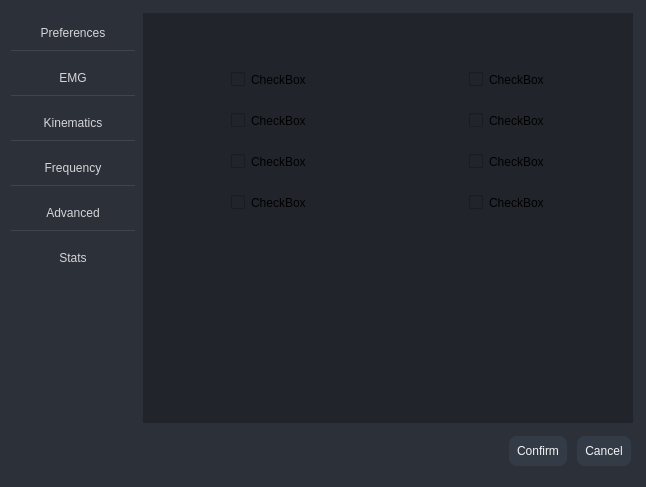
<?xml version="1.0" encoding="UTF-8"?>
<ui version="4.0">
 <class>Form</class>
 <widget class="QWidget" name="Form">
  <property name="geometry">
   <rect>
    <x>0</x>
    <y>0</y>
    <width>646</width>
    <height>487</height>
   </rect>
  </property>
  <property name="windowTitle">
   <string>Form</string>
  </property>
  <property name="styleSheet">
   <string notr="true">background-color:#2c3039;</string>
  </property>
  <layout class="QVBoxLayout" name="verticalLayout">
   <item>
    <widget class="QFrame" name="body">
     <property name="sizePolicy">
      <sizepolicy hsizetype="Preferred" vsizetype="Expanding">
       <horstretch>0</horstretch>
       <verstretch>2</verstretch>
      </sizepolicy>
     </property>
     <property name="styleSheet">
      <string notr="true">border:none;</string>
     </property>
     <property name="frameShape">
      <enum>QFrame::StyledPanel</enum>
     </property>
     <property name="frameShadow">
      <enum>QFrame::Raised</enum>
     </property>
     <layout class="QHBoxLayout" name="horizontalLayout">
      <property name="spacing">
       <number>-1</number>
      </property>
      <property name="leftMargin">
       <number>0</number>
      </property>
      <property name="topMargin">
       <number>0</number>
      </property>
      <property name="rightMargin">
       <number>0</number>
      </property>
      <property name="bottomMargin">
       <number>0</number>
      </property>
      <item>
       <widget class="QFrame" name="left_menu">
        <property name="sizePolicy">
         <sizepolicy hsizetype="Expanding" vsizetype="Preferred">
          <horstretch>2</horstretch>
          <verstretch>0</verstretch>
         </sizepolicy>
        </property>
        <property name="frameShape">
         <enum>QFrame::StyledPanel</enum>
        </property>
        <property name="frameShadow">
         <enum>QFrame::Raised</enum>
        </property>
        <layout class="QVBoxLayout" name="verticalLayout_2">
         <property name="spacing">
          <number>0</number>
         </property>
         <property name="leftMargin">
          <number>0</number>
         </property>
         <property name="topMargin">
          <number>0</number>
         </property>
         <property name="rightMargin">
          <number>0</number>
         </property>
         <property name="bottomMargin">
          <number>0</number>
         </property>
         <item>
          <widget class="QFrame" name="general">
           <property name="minimumSize">
            <size>
             <width>0</width>
             <height>45</height>
            </size>
           </property>
           <property name="maximumSize">
            <size>
             <width>16777215</width>
             <height>45</height>
            </size>
           </property>
           <property name="cursor">
            <cursorShape>PointingHandCursor</cursorShape>
           </property>
           <property name="styleSheet">
            <string notr="true">
</string>
           </property>
           <property name="frameShape">
            <enum>QFrame::StyledPanel</enum>
           </property>
           <property name="frameShadow">
            <enum>QFrame::Raised</enum>
           </property>
           <layout class="QVBoxLayout" name="verticalLayout_3">
            <property name="spacing">
             <number>0</number>
            </property>
            <property name="leftMargin">
             <number>0</number>
            </property>
            <property name="topMargin">
             <number>0</number>
            </property>
            <property name="rightMargin">
             <number>0</number>
            </property>
            <property name="bottomMargin">
             <number>0</number>
            </property>
            <item>
             <widget class="QPushButton" name="pushButton">
              <property name="styleSheet">
               <string notr="true">color:rgba(255,255,255,0.8);
border-bottom:0.5px solid rgba(255,255,255,0.1);
padding:10px;</string>
              </property>
              <property name="text">
               <string>Preferences</string>
              </property>
             </widget>
            </item>
           </layout>
          </widget>
         </item>
         <item>
          <widget class="QFrame" name="general_2">
           <property name="minimumSize">
            <size>
             <width>0</width>
             <height>45</height>
            </size>
           </property>
           <property name="maximumSize">
            <size>
             <width>16777215</width>
             <height>45</height>
            </size>
           </property>
           <property name="cursor">
            <cursorShape>PointingHandCursor</cursorShape>
           </property>
           <property name="styleSheet">
            <string notr="true"/>
           </property>
           <property name="frameShape">
            <enum>QFrame::StyledPanel</enum>
           </property>
           <property name="frameShadow">
            <enum>QFrame::Raised</enum>
           </property>
           <layout class="QVBoxLayout" name="verticalLayout_4">
            <property name="spacing">
             <number>0</number>
            </property>
            <property name="leftMargin">
             <number>0</number>
            </property>
            <property name="topMargin">
             <number>0</number>
            </property>
            <property name="rightMargin">
             <number>0</number>
            </property>
            <property name="bottomMargin">
             <number>0</number>
            </property>
            <item>
             <widget class="QPushButton" name="pushButton_2">
              <property name="styleSheet">
               <string notr="true">color:rgba(255,255,255,0.8);
border-bottom:0.5px solid rgba(255,255,255,0.1);
padding:10px;</string>
              </property>
              <property name="text">
               <string>EMG</string>
              </property>
             </widget>
            </item>
           </layout>
          </widget>
         </item>
         <item>
          <widget class="QFrame" name="general_3">
           <property name="minimumSize">
            <size>
             <width>0</width>
             <height>45</height>
            </size>
           </property>
           <property name="maximumSize">
            <size>
             <width>16777215</width>
             <height>45</height>
            </size>
           </property>
           <property name="cursor">
            <cursorShape>PointingHandCursor</cursorShape>
           </property>
           <property name="frameShape">
            <enum>QFrame::StyledPanel</enum>
           </property>
           <property name="frameShadow">
            <enum>QFrame::Raised</enum>
           </property>
           <layout class="QVBoxLayout" name="verticalLayout_5">
            <property name="spacing">
             <number>0</number>
            </property>
            <property name="leftMargin">
             <number>0</number>
            </property>
            <property name="topMargin">
             <number>0</number>
            </property>
            <property name="rightMargin">
             <number>0</number>
            </property>
            <property name="bottomMargin">
             <number>0</number>
            </property>
            <item>
             <widget class="QPushButton" name="pushButton_3">
              <property name="styleSheet">
               <string notr="true">color:rgba(255,255,255,0.8);
border-bottom:0.5px solid rgba(255,255,255,0.1);
padding:10px;</string>
              </property>
              <property name="text">
               <string>Kinematics</string>
              </property>
             </widget>
            </item>
           </layout>
          </widget>
         </item>
         <item>
          <widget class="QFrame" name="general_4">
           <property name="minimumSize">
            <size>
             <width>0</width>
             <height>45</height>
            </size>
           </property>
           <property name="maximumSize">
            <size>
             <width>16777215</width>
             <height>45</height>
            </size>
           </property>
           <property name="cursor">
            <cursorShape>PointingHandCursor</cursorShape>
           </property>
           <property name="frameShape">
            <enum>QFrame::StyledPanel</enum>
           </property>
           <property name="frameShadow">
            <enum>QFrame::Raised</enum>
           </property>
           <layout class="QVBoxLayout" name="verticalLayout_6">
            <property name="spacing">
             <number>0</number>
            </property>
            <property name="leftMargin">
             <number>0</number>
            </property>
            <property name="topMargin">
             <number>0</number>
            </property>
            <property name="rightMargin">
             <number>0</number>
            </property>
            <property name="bottomMargin">
             <number>0</number>
            </property>
            <item>
             <widget class="QPushButton" name="pushButton_4">
              <property name="styleSheet">
               <string notr="true">color:rgba(255,255,255,0.8);
border-bottom:0.5px solid rgba(255,255,255,0.1);
padding:10px;</string>
              </property>
              <property name="text">
               <string>Frequency</string>
              </property>
             </widget>
            </item>
           </layout>
          </widget>
         </item>
         <item>
          <widget class="QFrame" name="general_5">
           <property name="minimumSize">
            <size>
             <width>0</width>
             <height>45</height>
            </size>
           </property>
           <property name="maximumSize">
            <size>
             <width>16777215</width>
             <height>45</height>
            </size>
           </property>
           <property name="cursor">
            <cursorShape>PointingHandCursor</cursorShape>
           </property>
           <property name="frameShape">
            <enum>QFrame::StyledPanel</enum>
           </property>
           <property name="frameShadow">
            <enum>QFrame::Raised</enum>
           </property>
           <layout class="QVBoxLayout" name="verticalLayout_7">
            <property name="spacing">
             <number>0</number>
            </property>
            <property name="leftMargin">
             <number>0</number>
            </property>
            <property name="topMargin">
             <number>0</number>
            </property>
            <property name="rightMargin">
             <number>0</number>
            </property>
            <property name="bottomMargin">
             <number>0</number>
            </property>
            <item>
             <widget class="QPushButton" name="pushButton_5">
              <property name="styleSheet">
               <string notr="true">color:rgba(255,255,255,0.8);
border-bottom:0.5px solid rgba(255,255,255,0.1);
padding:10px;</string>
              </property>
              <property name="text">
               <string>Advanced</string>
              </property>
             </widget>
            </item>
           </layout>
          </widget>
         </item>
         <item>
          <widget class="QFrame" name="general_6">
           <property name="minimumSize">
            <size>
             <width>0</width>
             <height>45</height>
            </size>
           </property>
           <property name="maximumSize">
            <size>
             <width>16777215</width>
             <height>45</height>
            </size>
           </property>
           <property name="cursor">
            <cursorShape>PointingHandCursor</cursorShape>
           </property>
           <property name="frameShape">
            <enum>QFrame::StyledPanel</enum>
           </property>
           <property name="frameShadow">
            <enum>QFrame::Raised</enum>
           </property>
           <layout class="QVBoxLayout" name="verticalLayout_8">
            <property name="spacing">
             <number>0</number>
            </property>
            <property name="leftMargin">
             <number>0</number>
            </property>
            <property name="topMargin">
             <number>0</number>
            </property>
            <property name="rightMargin">
             <number>0</number>
            </property>
            <property name="bottomMargin">
             <number>0</number>
            </property>
            <item>
             <widget class="QPushButton" name="pushButton_6">
              <property name="styleSheet">
               <string notr="true">color:rgba(255,255,255,0.8);

padding:10px;</string>
              </property>
              <property name="text">
               <string>Stats</string>
              </property>
             </widget>
            </item>
           </layout>
          </widget>
         </item>
         <item>
          <spacer name="verticalSpacer">
           <property name="orientation">
            <enum>Qt::Vertical</enum>
           </property>
           <property name="sizeHint" stdset="0">
            <size>
             <width>20</width>
             <height>190</height>
            </size>
           </property>
          </spacer>
         </item>
        </layout>
       </widget>
      </item>
      <item>
       <widget class="QStackedWidget" name="right_content">
        <property name="sizePolicy">
         <sizepolicy hsizetype="Expanding" vsizetype="Preferred">
          <horstretch>8</horstretch>
          <verstretch>0</verstretch>
         </sizepolicy>
        </property>
        <property name="styleSheet">
         <string notr="true">background-color:rgba(45,56,56,0.1);</string>
        </property>
        <widget class="QWidget" name="preference">
         <layout class="QVBoxLayout" name="verticalLayout_9">
          <property name="leftMargin">
           <number>2</number>
          </property>
          <property name="topMargin">
           <number>2</number>
          </property>
          <property name="rightMargin">
           <number>2</number>
          </property>
          <property name="bottomMargin">
           <number>2</number>
          </property>
          <item>
           <widget class="QFrame" name="body_2">
            <property name="sizePolicy">
             <sizepolicy hsizetype="Preferred" vsizetype="Expanding">
              <horstretch>0</horstretch>
              <verstretch>9</verstretch>
             </sizepolicy>
            </property>
            <property name="styleSheet">
             <string notr="true">background-color: #21242b;</string>
            </property>
            <property name="frameShape">
             <enum>QFrame::StyledPanel</enum>
            </property>
            <property name="frameShadow">
             <enum>QFrame::Raised</enum>
            </property>
            <layout class="QHBoxLayout" name="horizontalLayout_3">
             <item>
              <widget class="QFrame" name="left_check">
               <property name="sizePolicy">
                <sizepolicy hsizetype="Expanding" vsizetype="Preferred">
                 <horstretch>1</horstretch>
                 <verstretch>0</verstretch>
                </sizepolicy>
               </property>
               <property name="frameShape">
                <enum>QFrame::StyledPanel</enum>
               </property>
               <property name="frameShadow">
                <enum>QFrame::Raised</enum>
               </property>
               <layout class="QVBoxLayout" name="verticalLayout_11">
                <item>
                 <widget class="QFrame" name="frame">
                  <property name="frameShape">
                   <enum>QFrame::StyledPanel</enum>
                  </property>
                  <property name="frameShadow">
                   <enum>QFrame::Raised</enum>
                  </property>
                  <layout class="QHBoxLayout" name="horizontalLayout_4">
                   <item>
                    <spacer name="horizontalSpacer_2">
                     <property name="orientation">
                      <enum>Qt::Horizontal</enum>
                     </property>
                     <property name="sizeHint" stdset="0">
                      <size>
                       <width>24</width>
                       <height>20</height>
                      </size>
                     </property>
                    </spacer>
                   </item>
                   <item>
                    <widget class="QFrame" name="checkbox_list">
                     <property name="styleSheet">
                      <string notr="true">padding:10px;</string>
                     </property>
                     <property name="frameShape">
                      <enum>QFrame::StyledPanel</enum>
                     </property>
                     <property name="frameShadow">
                      <enum>QFrame::Raised</enum>
                     </property>
                     <layout class="QVBoxLayout" name="verticalLayout_10">
                      <property name="spacing">
                       <number>-1</number>
                      </property>
                      <property name="topMargin">
                       <number>12</number>
                      </property>
                      <item>
                       <widget class="QCheckBox" name="checkBox">
                        <property name="text">
                         <string>CheckBox</string>
                        </property>
                       </widget>
                      </item>
                      <item>
                       <widget class="QCheckBox" name="checkBox_2">
                        <property name="text">
                         <string>CheckBox</string>
                        </property>
                       </widget>
                      </item>
                      <item>
                       <widget class="QCheckBox" name="checkBox_3">
                        <property name="text">
                         <string>CheckBox</string>
                        </property>
                       </widget>
                      </item>
                      <item>
                       <widget class="QCheckBox" name="checkBox_4">
                        <property name="text">
                         <string>CheckBox</string>
                        </property>
                       </widget>
                      </item>
                     </layout>
                    </widget>
                   </item>
                   <item>
                    <spacer name="horizontalSpacer_3">
                     <property name="orientation">
                      <enum>Qt::Horizontal</enum>
                     </property>
                     <property name="sizeHint" stdset="0">
                      <size>
                       <width>1</width>
                       <height>20</height>
                      </size>
                     </property>
                    </spacer>
                   </item>
                  </layout>
                 </widget>
                </item>
                <item>
                 <spacer name="verticalSpacer_2">
                  <property name="orientation">
                   <enum>Qt::Vertical</enum>
                  </property>
                  <property name="sizeHint" stdset="0">
                   <size>
                    <width>20</width>
                    <height>88</height>
                   </size>
                  </property>
                 </spacer>
                </item>
               </layout>
              </widget>
             </item>
             <item>
              <widget class="QFrame" name="right_check">
               <property name="sizePolicy">
                <sizepolicy hsizetype="Expanding" vsizetype="Preferred">
                 <horstretch>1</horstretch>
                 <verstretch>0</verstretch>
                </sizepolicy>
               </property>
               <property name="frameShape">
                <enum>QFrame::StyledPanel</enum>
               </property>
               <property name="frameShadow">
                <enum>QFrame::Raised</enum>
               </property>
               <layout class="QVBoxLayout" name="verticalLayout_14">
                <item>
                 <widget class="QFrame" name="frame_2">
                  <property name="frameShape">
                   <enum>QFrame::StyledPanel</enum>
                  </property>
                  <property name="frameShadow">
                   <enum>QFrame::Raised</enum>
                  </property>
                  <layout class="QHBoxLayout" name="horizontalLayout_6">
                   <item>
                    <spacer name="horizontalSpacer_6">
                     <property name="orientation">
                      <enum>Qt::Horizontal</enum>
                     </property>
                     <property name="sizeHint" stdset="0">
                      <size>
                       <width>119</width>
                       <height>20</height>
                      </size>
                     </property>
                    </spacer>
                   </item>
                   <item>
                    <widget class="QFrame" name="checkbox_list_3">
                     <property name="styleSheet">
                      <string notr="true">padding:10px;</string>
                     </property>
                     <property name="frameShape">
                      <enum>QFrame::StyledPanel</enum>
                     </property>
                     <property name="frameShadow">
                      <enum>QFrame::Raised</enum>
                     </property>
                     <layout class="QVBoxLayout" name="verticalLayout_13">
                      <property name="topMargin">
                       <number>12</number>
                      </property>
                      <item>
                       <widget class="QCheckBox" name="checkBox_9">
                        <property name="text">
                         <string>CheckBox</string>
                        </property>
                       </widget>
                      </item>
                      <item>
                       <widget class="QCheckBox" name="checkBox_10">
                        <property name="text">
                         <string>CheckBox</string>
                        </property>
                       </widget>
                      </item>
                      <item>
                       <widget class="QCheckBox" name="checkBox_11">
                        <property name="text">
                         <string>CheckBox</string>
                        </property>
                       </widget>
                      </item>
                      <item>
                       <widget class="QCheckBox" name="checkBox_12">
                        <property name="text">
                         <string>CheckBox</string>
                        </property>
                       </widget>
                      </item>
                     </layout>
                    </widget>
                   </item>
                   <item>
                    <spacer name="horizontalSpacer_7">
                     <property name="orientation">
                      <enum>Qt::Horizontal</enum>
                     </property>
                     <property name="sizeHint" stdset="0">
                      <size>
                       <width>119</width>
                       <height>20</height>
                      </size>
                     </property>
                    </spacer>
                   </item>
                  </layout>
                 </widget>
                </item>
                <item>
                 <spacer name="verticalSpacer_3">
                  <property name="orientation">
                   <enum>Qt::Vertical</enum>
                  </property>
                  <property name="sizeHint" stdset="0">
                   <size>
                    <width>20</width>
                    <height>88</height>
                   </size>
                  </property>
                 </spacer>
                </item>
               </layout>
              </widget>
             </item>
            </layout>
           </widget>
          </item>
          <item>
           <widget class="QFrame" name="button_group">
            <property name="sizePolicy">
             <sizepolicy hsizetype="Preferred" vsizetype="Expanding">
              <horstretch>0</horstretch>
              <verstretch>1</verstretch>
             </sizepolicy>
            </property>
            <property name="frameShape">
             <enum>QFrame::StyledPanel</enum>
            </property>
            <property name="frameShadow">
             <enum>QFrame::Raised</enum>
            </property>
            <layout class="QHBoxLayout" name="horizontalLayout_2">
             <property name="leftMargin">
              <number>0</number>
             </property>
             <property name="topMargin">
              <number>0</number>
             </property>
             <property name="rightMargin">
              <number>0</number>
             </property>
             <property name="bottomMargin">
              <number>0</number>
             </property>
             <item>
              <spacer name="horizontalSpacer">
               <property name="orientation">
                <enum>Qt::Horizontal</enum>
               </property>
               <property name="sizeHint" stdset="0">
                <size>
                 <width>340</width>
                 <height>20</height>
                </size>
               </property>
              </spacer>
             </item>
             <item>
              <widget class="QPushButton" name="import_btn_2">
               <property name="cursor">
                <cursorShape>PointingHandCursor</cursorShape>
               </property>
               <property name="styleSheet">
                <string notr="true">color:#f4f4f4;
background-color: #333b46;
padding:8px 8px;
margin: 2px 2px;
border-radius:8px;</string>
               </property>
               <property name="text">
                <string>Confirm</string>
               </property>
              </widget>
             </item>
             <item>
              <widget class="QPushButton" name="import_btn_3">
               <property name="cursor">
                <cursorShape>PointingHandCursor</cursorShape>
               </property>
               <property name="styleSheet">
                <string notr="true">color:#f4f4f4;
background-color: #333b46;
padding:8px 8px;
margin: 2px 2px;
border-radius:8px;</string>
               </property>
               <property name="text">
                <string>Cancel</string>
               </property>
              </widget>
             </item>
            </layout>
           </widget>
          </item>
         </layout>
        </widget>
        <widget class="QWidget" name="page_2"/>
       </widget>
      </item>
     </layout>
    </widget>
   </item>
  </layout>
 </widget>
 <resources/>
 <connections/>
</ui>
